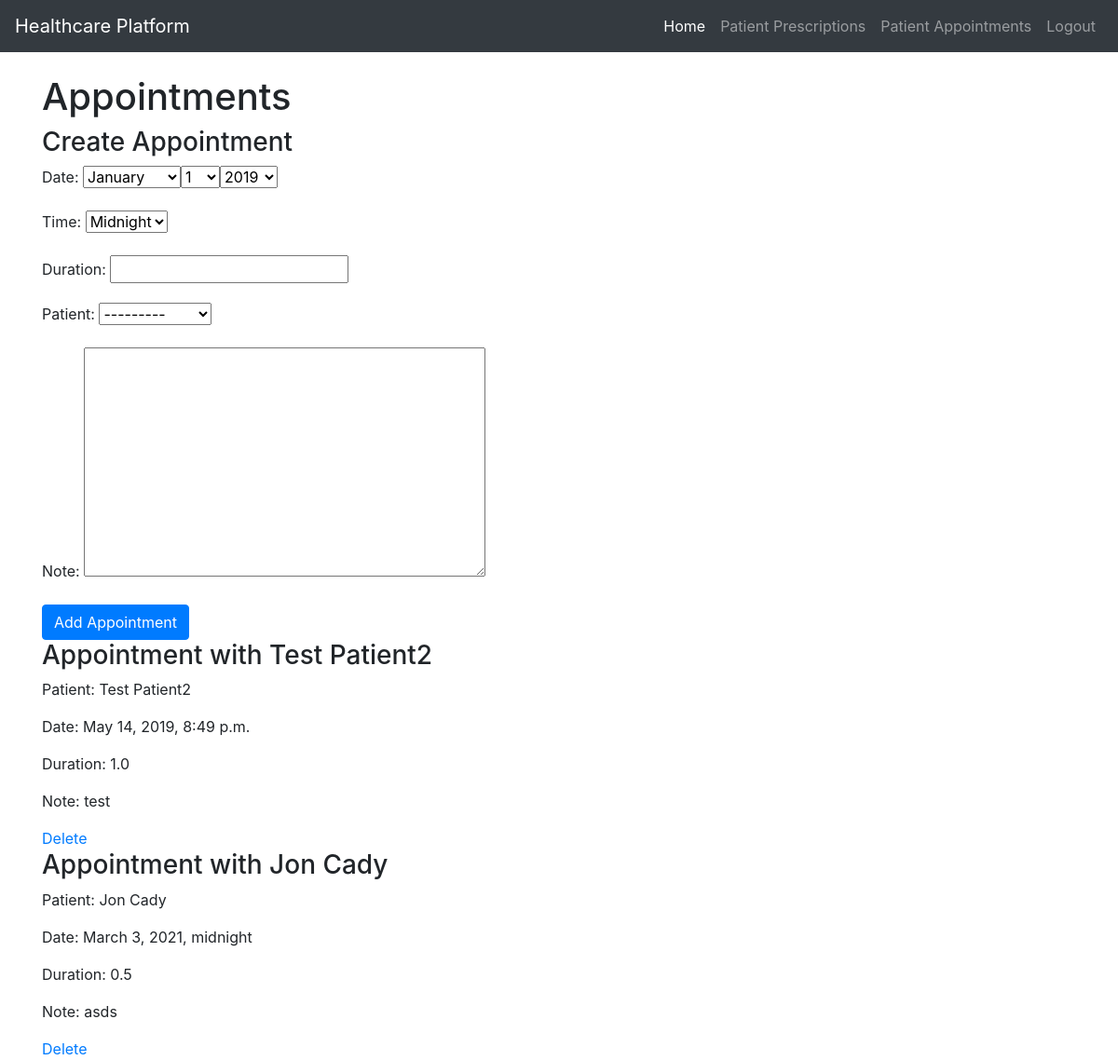
The page /provider_appointments (signed in) on the database its author committed.
### dbApp/models.py (models this page shows, shortened)
class Appointment(models.Model):
    date_time = models.DateTimeField()
    duration = models.DecimalField(max_digits=2, decimal_places=1)
    patient = models.ForeignKey('Patient', on_delete=models.SET_NULL, null=True, related_name='appointment_patient')
    provider = models.ForeignKey('Provider', on_delete=models.SET_NULL, null=True, related_name='appointment_provider')
    note = models.CharField(blank=True, default='', max_length=1024)

class Patient(models.Model):
    user = models.OneToOneField(User, on_delete=models.CASCADE)
    birthdate = models.DateField()
    age = models.SmallIntegerField()
    allergies = models.CharField(blank=True, default='', max_length=128)
    provider = models.ForeignKey('Provider', on_delete=models.SET_NULL, null=True, related_name='provider_patient')
    prescriptions = models.ManyToManyField('Prescription', related_name='patient_prescriptions', blank=True)
    def get_full_name(self):
        if self.user.first_name is '':
            return 'Patient ' + str(self.id)
        return self.user.first_name + " " + self.user.last_name
    def __str__(self):
        return self.get_full_name()

### frontend/views.py (the view)
# urls.py: path('provider_appointments', render_provider_appointments, name='provider_appointments'),
def render_provider_appointments(request):
    if request.method != "GET":
        return Response('Method not allowed', status=status.HTTP_405_METHOD_NOT_ALLOWED)
    try:
        provider = request.user.provider
        appointments = Appointment.objects.filter(provider=provider)
        form = AppointmentForm()
        return render(request, 'provider_appointments.html', { 'appointments': appointments, 'form': form })
    except:
        return redirect('homepage')

### dbApp/forms.py
class AppointmentForm(forms.Form):
    date = forms.DateField(required=True, widget=forms.SelectDateWidget)
    time = forms.ChoiceField(required=True, choices=TIME_CHOICES)
    duration = forms.DecimalField(required=True, max_digits=2, decimal_places=1)
    patient = forms.ModelChoiceField(queryset=Patient.objects.all(), required=True)
    note = forms.CharField(widget=forms.Textarea)

### templates/provider_appointments.html (shortened to what this page needs)
{% extends 'base.html' %}
{% block content %}
<h1>Appointments</h1>
{% if user.is_authenticated %}
<div>
    <h3>Create Appointment</h3>
    <form method="POST" action="{% url 'appointments' %}">
        {{ form.as_p }}
        <button type="submit" class="btn btn-primary">Add Appointment</button>
    </form>
</div>
{% for appointment in appointments %}
<div>
    <h3>Appointment with {{appointment.patient}}</h3>
    <p>Patient: {{ appointment.patient }}</p>
    <p>Date: {{ appointment.date_time }}</p>
    <p>Duration: {{ appointment.duration }}</p>
    <p>Note: {{ appointment.note }}</p>
    <a href="{% url 'delete_appointment' appointment.id %}">Delete</a>
</div>
{% endfor %}
{% endif %}
{% endblock %}

### rows shown on the page
Appointment: patient "Test Patient2", date_time "May 14, 2019, 8:49 p.m.", duration "1.0", note "test"
Appointment: patient "Jon Cady", date_time "March 3, 2021, midnight", duration "0.5", note "asds"
